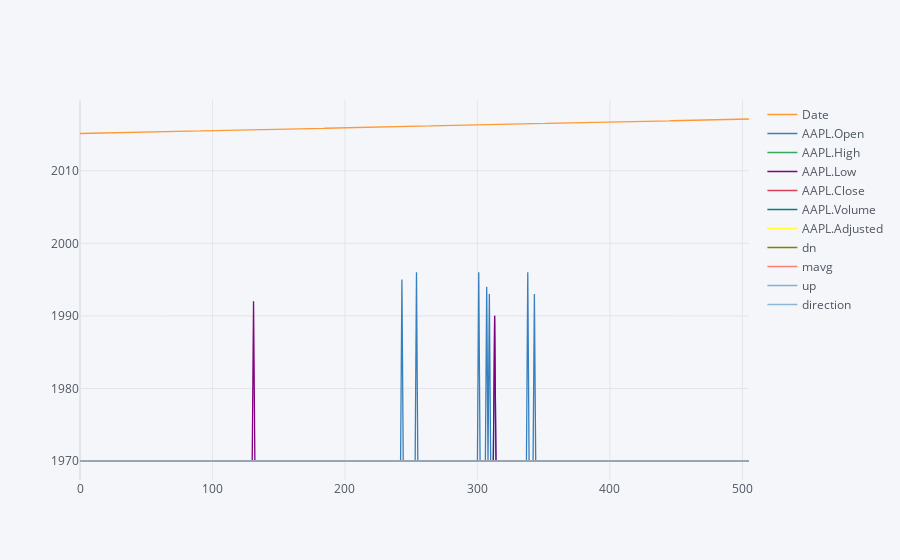

Notebook cell for this chart:
### Markdown cell above
**Gerando um gráfico de linhas para cada coluna do DataFrame**

### Code cell
df.iplot()

### Figure 1 — Plotly figure (JSON) as saved in the notebook; plotly's stock layout.template omitted (floating-point values rounded to 4 significant figures; data arrays with more than 128 entries replaced by an {"elided": "..."} marker saying what was removed)
{"data": [{"name": "Date", "text": "", "mode": "lines", "y": {"elided": "506 str values"}, "x": {"elided": "506 int values"}, "line": {"color": "rgba(255, 153, 51, 1.0)", "dash": "solid", "shape": "linear", "width": 1.3}, "type": "scatter"}, {"name": "AAPL.Open", "text": "", "mode": "lines", "y": {"elided": "506 float values"}, "x": {"elided": "506 int values"}, "line": {"color": "rgba(55, 128, 191, 1.0)", "dash": "solid", "shape": "linear", "width": 1.3}, "type": "scatter"}, {"name": "AAPL.High", "text": "", "mode": "lines", "y": {"elided": "506 float values"}, "x": {"elided": "506 int values"}, "line": {"color": "rgba(50, 171, 96, 1.0)", "dash": "solid", "shape": "linear", "width": 1.3}, "type": "scatter"}, {"name": "AAPL.Low", "text": "", "mode": "lines", "y": {"elided": "506 float values"}, "x": {"elided": "506 int values"}, "line": {"color": "rgba(128, 0, 128, 1.0)", "dash": "solid", "shape": "linear", "width": 1.3}, "type": "scatter"}, {"name": "AAPL.Close", "text": "", "mode": "lines", "y": {"elided": "506 float values"}, "x": {"elided": "506 int values"}, "line": {"color": "rgba(219, 64, 82, 1.0)", "dash": "solid", "shape": "linear", "width": 1.3}, "type": "scatter"}, {"name": "AAPL.Volume", "text": "", "mode": "lines", "y": {"elided": "506 int values"}, "x": {"elided": "506 int values"}, "line": {"color": "rgba(0, 128, 128, 1.0)", "dash": "solid", "shape": "linear", "width": 1.3}, "type": "scatter"}, {"name": "AAPL.Adjusted", "text": "", "mode": "lines", "y": {"elided": "506 float values"}, "x": {"elided": "506 int values"}, "line": {"color": "rgba(255, 255, 51, 1.0)", "dash": "solid", "shape": "linear", "width": 1.3}, "type": "scatter"}, {"name": "dn", "text": "", "mode": "lines", "y": {"elided": "506 float values"}, "x": {"elided": "506 int values"}, "line": {"color": "rgba(128, 128, 0, 1.0)", "dash": "solid", "shape": "linear", "width": 1.3}, "type": "scatter"}, {"name": "mavg", "text": "", "mode": "lines", "y": {"elided": "506 float values"}, "x": {"elided": "506 int values"}, "line": {"color": "rgba(251, 128, 114, 1.0)", "dash": "solid", "shape": "linear", "width": 1.3}, "type": "scatter"}, {"name": "up", "text": "", "mode": "lines", "y": {"elided": "506 float values"}, "x": {"elided": "506 int values"}, "line": {"color": "rgba(128, 177, 211, 1.0)", "dash": "solid", "shape": "linear", "width": 1.3}, "type": "scatter"}, {"name": "direction", "text": "", "mode": "lines", "y": {"elided": "506 str values"}, "x": {"elided": "506 int values"}, "line": {"color": "rgba(128, 177, 211, 0.8999999999999999)", "dash": "solid", "shape": "linear", "width": 1.3}, "type": "scatter"}], "layout": {"title": {"font": {"color": "#4D5663"}}, "paper_bgcolor": "#F5F6F9", "plot_bgcolor": "#F5F6F9", "yaxis": {"tickfont": {"color": "#4D5663"}, "zerolinecolor": "#E1E5ED", "title": {"text": "", "font": {"color": "#4D5663"}}, "gridcolor": "#E1E5ED", "showgrid": true}, "xaxis": {"tickfont": {"color": "#4D5663"}, "zerolinecolor": "#E1E5ED", "title": {"text": "", "font": {"color": "#4D5663"}}, "gridcolor": "#E1E5ED", "showgrid": true}, "legend": {"bgcolor": "#F5F6F9", "font": {"color": "#4D5663"}}}}
